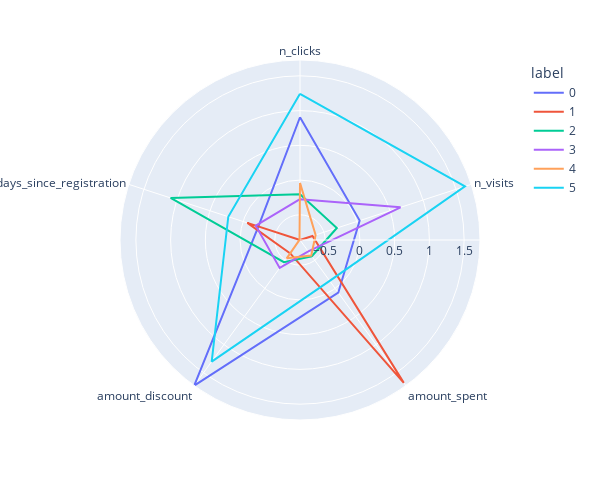

Notebook cell for this chart:
### Code cell
from sklearn.cluster import KMeans

KMeans2 = KMeans(
    n_clusters=6,
    init='k-means++',
    n_init='warn',
    max_iter=1000,
    tol=0.0001,
    verbose=0,
    random_state=None,
    copy_x=True,
    algorithm='auto',
)


KMeans2.fit(X)

clusters_KMeans2 = pd.DataFrame(X, columns=df.columns)
clusters_KMeans2['label'] = KMeans2.labels_




polar_KM2 = clusters_KMeans2.groupby("label").mean().reset_index()
polar_KM2 = pd.melt(polar_KM2, id_vars=["label"])
import plotly.express as px

fig = px.line_polar(polar_KM2,
                    r="value", 
                    theta="variable",
                    color="label", 
                    line_close=True,
                    height=500,
                    width= 600
                       )
fig.show()

### Figure 1 — Plotly figure (JSON) as saved in the notebook; plotly's stock layout.template omitted (floating-point values rounded to 4 significant figures)
{"data": [{"hovertemplate": "label=0<br>value=%{r}<br>variable=%{theta}<extra></extra>", "legendgroup": "0", "line": {"color": "#636efa", "dash": "solid"}, "marker": {"symbol": "circle"}, "mode": "lines", "name": "0", "r": [0.9045, 0.04052, 0.07485, 1.729, -0.2334, 0.9045], "showlegend": true, "subplot": "polar", "theta": ["n_clicks", "n_visits", "amount_spent", "amount_discount", "days_since_registration", "n_clicks"], "type": "scatterpolar"}, {"hovertemplate": "label=1<br>value=%{r}<br>variable=%{theta}<extra></extra>", "legendgroup": "1", "line": {"color": "#EF553B", "dash": "solid"}, "marker": {"symbol": "circle"}, "mode": "lines", "name": "1", "r": [-0.8626, -0.6732, 1.68, -0.6243, -0.06575, -0.8626], "showlegend": true, "subplot": "polar", "theta": ["n_clicks", "n_visits", "amount_spent", "amount_discount", "days_since_registration", "n_clicks"], "type": "scatterpolar"}, {"hovertemplate": "label=2<br>value=%{r}<br>variable=%{theta}<extra></extra>", "legendgroup": "2", "line": {"color": "#00cc96", "dash": "solid"}, "marker": {"symbol": "circle"}, "mode": "lines", "name": "2", "r": [-0.2024, -0.3048, -0.5735, -0.4678, 1.096, -0.2024], "showlegend": true, "subplot": "polar", "theta": ["n_clicks", "n_visits", "amount_spent", "amount_discount", "days_since_registration", "n_clicks"], "type": "scatterpolar"}, {"hovertemplate": "label=3<br>value=%{r}<br>variable=%{theta}<extra></extra>", "legendgroup": "3", "line": {"color": "#ab63fa", "dash": "solid"}, "marker": {"symbol": "circle"}, "mode": "lines", "name": "3", "r": [-0.2754, 0.6592, -0.6584, -0.3648, -0.1932, -0.2754], "showlegend": true, "subplot": "polar", "theta": ["n_clicks", "n_visits", "amount_spent", "amount_discount", "days_since_registration", "n_clicks"], "type": "scatterpolar"}, {"hovertemplate": "label=4<br>value=%{r}<br>variable=%{theta}<extra></extra>", "legendgroup": "4", "line": {"color": "#FFA15A", "dash": "solid"}, "marker": {"symbol": "circle"}, "mode": "lines", "name": "4", "r": [-0.0406, -0.6261, -0.5873, -0.5365, -0.8551, -0.0406], "showlegend": true, "subplot": "polar", "theta": ["n_clicks", "n_visits", "amount_spent", "amount_discount", "days_since_registration", "n_clicks"], "type": "scatterpolar"}, {"hovertemplate": "label=5<br>value=%{r}<br>variable=%{theta}<extra></extra>", "legendgroup": "5", "line": {"color": "#19d3f3", "dash": "solid"}, "marker": {"symbol": "circle"}, "mode": "lines", "name": "5", "r": [1.242, 1.634, -0.1355, 1.3, 0.223, 1.242], "showlegend": true, "subplot": "polar", "theta": ["n_clicks", "n_visits", "amount_spent", "amount_discount", "days_since_registration", "n_clicks"], "type": "scatterpolar"}], "layout": {"height": 500, "legend": {"title": {"text": "label"}, "tracegroupgap": 0}, "margin": {"t": 60}, "polar": {"angularaxis": {"direction": "clockwise", "rotation": 90}, "domain": {"x": [0, 1], "y": [0, 1]}}, "width": 600}}
